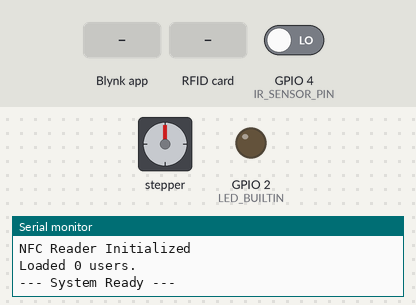
The sketch below on a simulated ESP32. On the bench: stepper motor, output pins drawn as LEDs (lit = HIGH), the last lines printed to the serial monitor. The test bench sets the inputs (shaded band); at power-on: GPIO 4 (IR_SENSOR_PIN) LOW. WiFi joins after 1.5 s; servers stay silent unless stated; the local clock reads 2024-03-15 10:24:30 at power-on unless the sketch sets it; EEPROM starts erased; stepper angles assume 2048 steps per turn.

Above: at 4.0 s.
4.1 s: Blynk app writes 1 to V0
5.6 s: RFID card 5E 7A 19 C4 held to the reader
7.1 s: RFID card 5E 7A 19 C4 held to the reader
At 7.45 s:
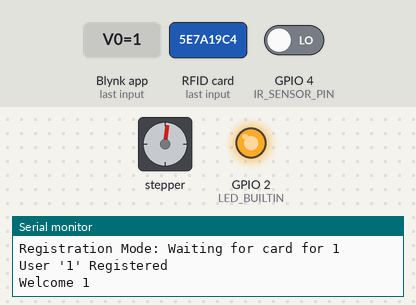
10.1 s: GPIO 4 (IR_SENSOR_PIN) driven HIGH
At 12.6 s:
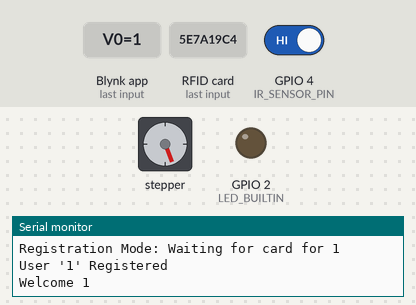
13.1 s: GPIO 4 (IR_SENSOR_PIN) driven LOW
At 13.44 s:
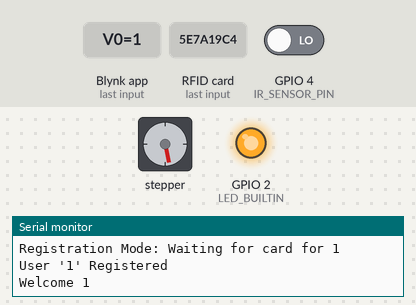
16.1 s: GPIO 4 (IR_SENSOR_PIN) driven HIGH
At 19.2 s:
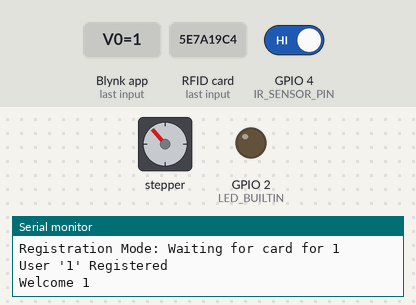
Timing chart, 0 to 20.1 s (numbered marks = the images above; inputs shaded):
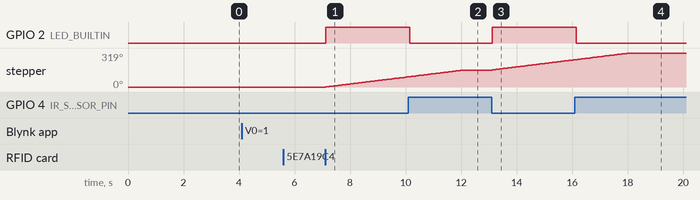

Measured:
- after the input at 7.1 s, GPIO 2 (LED_BUILTIN): LOW → HIGH at once; stepper: keeps turning clockwise at about 32°/s, starting at once
- after the input at 10.1 s, GPIO 2 (LED_BUILTIN): HIGH → LOW after 0.05 s; stepper: goes on until 12.1 s, then stays 159°
- after the input at 13.1 s, GPIO 2 (LED_BUILTIN): LOW → HIGH at once; stepper: keeps turning clockwise at about 32°/s, starting at once
- after the input at 16.1 s, GPIO 2 (LED_BUILTIN): HIGH → LOW at once; stepper: goes on until 18.1 s, then stays 319°

The sketch:

nfc_ir_motor_cloud.ino
```cpp
/* RC522      Nano ESP32
   SDA(SS)    D10
   SCK        D13
   MOSI       D11
   MISO       D12
   RST        D9
   GND        GND
   3.3V       3.3V

   TCRT5000    Nano ESP32
   DO          D4
   VCC         3.3V
   GND         GND

   Stepper     Nano ESP32
   IN1         D5
   IN2         D6
   IN3         D7
   IN4         D8
*/

#define BLYNK_TEMPLATE_ID "TMPL2BRlMcCny"
#define BLYNK_TEMPLATE_NAME "RFID Access System"
#define BLYNK_AUTH_TOKEN "z1_KMsJq3kzSu1xmg3dWCBQS33S5dscX"
#define BLYNK_PRINT Serial
#define IR_SENSOR_PIN 4

// --- Stepper Motor Pins ---
#define IN1 5
#define IN2 6
#define IN3 7
#define IN4 8

#include <WiFi.h>
#include <WiFiClient.h>
#include <BlynkSimpleEsp32.h>
#include <SPI.h>
#include <MFRC522.h>
#include <Preferences.h>
#include <Stepper.h>
#include <time.h> // For NTP Clound Logging

char ssid[] = "Anthas Home";
char pass[] = "althaf1109";
bool authenticated = false;
int authenticatedUserIndex = -1; // Keep track of WHO is logged in
unsigned long authStartTime = 0;

// --- NTP Time Setup ---
const char* ntpServer = "pool.ntp.org";
const long  gmtOffset_sec = 14400; // UAE is UTC+4 (4 * 3600 = 14400)
const int   daylightOffset_sec = 0; // No DST in UAE

#define SS_PIN 10
#define RST_PIN 9
#define MAX_USERS 20

MFRC522 mfrc522(SS_PIN, RST_PIN);
Preferences preferences;

// --- Stepper Setup ---
const int stepsPerRevolution = 2048;
Stepper myStepper(stepsPerRevolution, IN1, IN3, IN2, IN4);

// --- Motor Logic Variables ---
unsigned long lastIrBlockTime = 0;
const unsigned long motorStopDelay = 2000; // 2 seconds hysteresis
bool isMotorRunning = false;
bool depositInProgress = false;

struct User {
  String name;
  String uid;
  float balance; // [NEW] Track money
};

User users[MAX_USERS];
int userCount = 0;

bool registrationMode = false;
String pendingName = "";

// --- Memory Functions ---

void loadUsers() {
  preferences.begin("users", true);
  userCount = preferences.getInt("count", 0);
  for (int i = 0; i < userCount; i++) {
    users[i].name = preferences.getString(("name" + String(i)).c_str(), "");
    users[i].uid = preferences.getString(("uid" + String(i)).c_str(), "");
    users[i].balance = preferences.getFloat(("bal" + String(i)).c_str(), 0.0);
  }
  preferences.end();
  Serial.print("Loaded ");
  Serial.print(userCount);
  Serial.println(" users.");
}

void saveUsers() {
  preferences.begin("users", false);
  preferences.putInt("count", userCount);

  // Save only the latest user added properties
  int i = userCount - 1;
  preferences.putString(("name" + String(i)).c_str(), users[i].name);
  preferences.putString(("uid" + String(i)).c_str(), users[i].uid);
  preferences.putFloat(("bal" + String(i)).c_str(), users[i].balance);
  preferences.end();
}

void saveUserBalance(int index) {
  preferences.begin("users", false);
  preferences.putFloat(("bal" + String(index)).c_str(), users[index].balance);
  preferences.end();
  Serial.println("Saved balance for " + users[index].name + ": " + String(users[index].balance));
}

// Function to wipe all data
void clearAllUsers() {
  Serial.println("Wiping Database...");
  preferences.begin("users", false);
  preferences.clear();
  preferences.end();

  userCount = 0;
  for(int i=0; i<MAX_USERS; i++) {
    users[i].name = "";
    users[i].uid = "";
    users[i].balance = 0.0;
  }

  Serial.println("System Reset: All users deleted.");
  Blynk.virtualWrite(V1, "System Reset: All Users Deleted");
}

String getTimestamp() {
  struct tm timeinfo;
  if(!getLocalTime(&timeinfo)){
    return "00:00:00";
  }
  char timeStringBuff[50]; //50 chars should be enough
  strftime(timeStringBuff, sizeof(timeStringBuff), "%b %d %H:%M:%S", &timeinfo);
  return String(timeStringBuff);
}


// --- Blynk Handlers ---

// V0: Input for Registration Name
BLYNK_WRITE(V0) {
  String inputName = param.asStr();
  inputName.trim();

  if (inputName.length() == 0) return;

  if (userCount >= MAX_USERS) {
    Blynk.virtualWrite(V1, "Error: Memory Full");
    return;
  }

  pendingName = inputName;
  registrationMode = true;

  Blynk.virtualWrite(V1, "Tap card to register " + pendingName + "...");
  Serial.println("Registration Mode: Waiting for card for " + pendingName);
}

// V3: Button to Reset All Users
BLYNK_WRITE(V3) {
  if (param.asInt() == 1) clearAllUsers();
}

// --- Main Setup & Loop ---

void setup() {
  Serial.begin(115200);
  delay(1000);
  Serial.println("\n\n--- Booting SaveSentra (Cloud Version) ---");

  pinMode(IR_SENSOR_PIN, INPUT);
  pinMode(LED_BUILTIN, OUTPUT);
  digitalWrite(LED_BUILTIN, LOW);

  myStepper.setSpeed(10);

  // Connect to Blynk
  Serial.print("Connecting to WiFi: ");
  Serial.println(ssid);
  Blynk.begin(BLYNK_AUTH_TOKEN, ssid, pass);
  Serial.println("Blynk Connected!");

  // Init and Get Time
  configTime(gmtOffset_sec, daylightOffset_sec, ntpServer);
  Serial.println("NTP Time Sync Requested.");

  SPI.begin();
  mfrc522.PCD_Init();
  mfrc522.PCD_DumpVersionToSerial();
  Serial.println("NFC Reader Initialized");

  loadUsers();

  Serial.println("--- System Ready ---");
  Blynk.virtualWrite(V1, "System Ready");
}

void loop() {
  Blynk.run();

  // 1. Check for RFID Card
  if (mfrc522.PICC_IsNewCardPresent() && mfrc522.PICC_ReadCardSerial()) {
    String uidString = "";
    for (byte i = 0; i < mfrc522.uid.size; i++) {
        if (mfrc522.uid.uidByte[i] < 0x10) uidString += "0";
        uidString += String(mfrc522.uid.uidByte[i], HEX);
    }
    uidString.toUpperCase();

    if (registrationMode) {
        for (int i = 0; i < userCount; i++) {
        if (users[i].uid == uidString) {
            String errorMsg = "Card already owned by " + users[i].name;
            Blynk.virtualWrite(V1, errorMsg);
            registrationMode = false;
            mfrc522.PICC_HaltA();
            goto skip_rfid;
        }
        }

        users[userCount].name = pendingName;
        users[userCount].uid = uidString;
        users[userCount].balance = 0.0; // Init balance
        userCount++;
        saveUsers();

        String successMsg = "User '" + pendingName + "' Registered";
        Serial.println(successMsg);
        Blynk.virtualWrite(V1, successMsg);
        Blynk.virtualWrite(V0, "");
        registrationMode = false;
        pendingName = "";
    }
    else {
        // --- Auth Logic ---
        bool found = false;
        for (int i = 0; i < userCount; i++) {
        if (users[i].uid == uidString) {
            authenticatedUserIndex = i; // Save who logged in
            String welcomeMsg = "Welcome " + users[i].name;
            Serial.println(welcomeMsg);

            // Send welcome and current balance to App
            Blynk.virtualWrite(V1, welcomeMsg);
            Blynk.virtualWrite(V6, users[i].balance);

            authenticated = true;
            depositInProgress = false;
            authStartTime = millis();
            found = true;
            break;
        }
        }

        if (!found) {
        Serial.println("Unknown Card: " + uidString);
        Blynk.virtualWrite(V1, "User Not Recognized");
        }
    }

    mfrc522.PICC_HaltA();
    mfrc522.PCD_StopCrypto1();
  }

  skip_rfid:;

  // --- IR Monitoring & Motor Logic ---
  if (authenticated) {

    int currentIrState = digitalRead(IR_SENSOR_PIN);

    // --- Motor Control (Hysteresis) & Auto-Logout ---
    if (currentIrState == LOW) {
        lastIrBlockTime = millis();
        isMotorRunning = true;
        depositInProgress = true;

        digitalWrite(LED_BUILTIN, HIGH);
        Blynk.virtualWrite(V4, "Intake Active");
    }
    else {
        digitalWrite(LED_BUILTIN, LOW);
        unsigned long timeSinceClear = millis() - lastIrBlockTime;

        // 1. Motor Hysteresis
        if (timeSinceClear < motorStopDelay) {
            isMotorRunning = true;
        } else {
            isMotorRunning = false;
            Blynk.virtualWrite(V4, "Waiting...");
        }

        // 2. Deposit Processing & Auto-Logout
        if (depositInProgress && timeSinceClear > (motorStopDelay + 3000)) {
             // DEPOSIT LOGIC
             float depositAmount = 10.0; // Hardcoded requirement
             users[authenticatedUserIndex].balance += depositAmount; // Add to struct

             // Save to memory
             saveUserBalance(authenticatedUserIndex);

             // Cloud Logging
             String timestamp = getTimestamp();
             String logMessage = timestamp + " | " + users[authenticatedUserIndex].name + " deposited " + String(depositAmount, 2) + " AED. Total: " + String(users[authenticatedUserIndex].balance, 2) + " AED";
             Serial.println(logMessage);

             Blynk.virtualWrite(V5, logMessage); // Terminal/Log string pin
             Blynk.virtualWrite(V6, users[authenticatedUserIndex].balance); // Update balance display

             // Logout Sequence
             Serial.println("Auto-Logout: Processing Complete");
             Blynk.virtualWrite(V1, "Session Ended");

             authenticated = false;
             depositInProgress = false;
             isMotorRunning = false;
             authenticatedUserIndex = -1; // Clear tracking
             digitalWrite(LED_BUILTIN, LOW);
        }
    }

    // --- Execute Step (Non-blocking) ---
    if (isMotorRunning) {
        myStepper.step(10);
    }
  }
}
```
